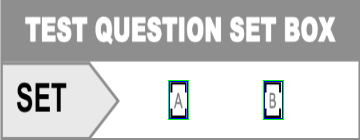
#> input picture reference/testset_box_blueprint_overlay.png, 360 x 140 px; its folder holds only this picture in this run
$ python -i calibrate_phase2_rois.py   (imports and definitions only)
#> lines starting #> are read from the running program, lines starting #| are printed output that depends on the picture; after the words box and inside, x2 and y2 are one past the last pixel; in counts of white or black regions, pixels touching at a corner belong together
"""
calibrate_phase2_rois.py — offline calibration script for Phase 2 marker ROI tightening.

Input:  all *.jpg / *.png images in capture6/
Output: per-image debug images in capture6/debug/  (folder opened automatically)
        per-corner statistics + recommended ROI constants to the terminal

Pipeline matches AnswerZoneProcessor / MarkerDetector:
  BGR -> grayscale -> CLAHE(3.0, 32x32) -> Otsu THRESH_BINARY_INV -> morph close (7x7 ellipse)

Candidate filter:
  bbox area  in [0.10x, 3.0x] expected  where expected = (imgW * 0.048)^2
  aspect     in [0.5, 2.0]
  solidity   >= 0.55  (rejects bracket cells, text, hollow shapes)

Search zone per corner: outermost SEARCH_FRAC in both axes.
Selection: composite score = 0.60 * dist_norm + 0.40 * (1 - solidity).
  Lower = better. Solidity component breaks ties when two candidates are equidistant
  from the corner (e.g. one real marker + one slightly-closer bracket cell).
Ambiguity: if 2nd-best composite score < best * AMBIGUITY_RATIO, the corner is skipped
  for that image rather than guessing (keeps statistics clean).

Recommended ROI constants: mean +/- STATS_SIGMA sigma per cx/imgW, cy/imgH, clamped [0,1].
Debug images: search zones (thin rect), detected bounding boxes + circles, and the
  recommended tight ROI rectangle (thick rect) overlaid after stats are computed.
"""

import os
import subprocess
import sys

import cv2
import numpy as np

# ── Paths ──────────────────────────────────────────────────────────────────────

SCRIPT_DIR  = os.path.dirname(os.path.abspath(__file__))
CAPTURE_DIR = os.path.normpath(os.path.join(SCRIPT_DIR, '..', 'capture6'))
DEBUG_DIR   = os.path.join(CAPTURE_DIR, 'debug')

# ── Configuration ──────────────────────────────────────────────────────────────

# Phase 2 landscape naming: TM=top-left, TR=top-right, BM=bottom-left, BR=bottom-right
CORNER_NAMES = ['TM', 'TR', 'BM', 'BR']

# BGR colors (OpenCV convention)
CORNER_COLORS = {
    'TM': (0,   0,   255),   # red
    'TR': (0,   200,  0),    # green
    'BM': (255,  0,   0),    # blue
    'BR': (0,   200, 255),   # yellow-orange
}

# (x_frac, y_frac) of the image corner each marker hugs
CORNER_IDEAL = {
    'TM': (0.0, 0.0),
    'TR': (1.0, 0.0),
    'BM': (0.0, 1.0),
    'BR': (1.0, 1.0),
}

# Zone width: outermost SEARCH_FRAC in both axes per corner.
# 0.35 covers 79/80 observed TM positions (the extreme outlier at cy=0.384 would need
# 0.40, but that zone is packed with bracket distractors and hurts all other corners).
SEARCH_FRAC = 0.35

# Candidate shape filters
AREA_LO     = 0.10   # fraction of expected area (lower bound)
AREA_HI     = 3.00   # fraction of expected area (upper bound)
SOL_MIN     = 0.55   # contour area / bbox area; rejects text, hollow blobs

# Selection: composite_score = DIST_W * dist_norm + SOL_W * (1 - solidity)
# dist_norm = dist_to_corner / image_diagonal.  Lower score = better candidate.
DIST_W      = 0.60
SOL_W       = 0.40

# Two candidates are ambiguous (corner skipped) when:
#   score_2nd < score_best * AMBIGUITY_RATIO
# i.e. 2nd-best is less than (AMBIGUITY_RATIO-1)*100% worse than best.
AMBIGUITY_RATIO = 1.20

STATS_SIGMA = 2.5   # ROI bounds = mean +/- STATS_SIGMA * std


# ── Helpers ────────────────────────────────────────────────────────────────────

def search_roi(imgW, imgH, corner):
    """(x0, y0, x1, y1) search zone for corner in pixel coords."""
    bx = int(imgW * SEARCH_FRAC)
    by = int(imgH * SEARCH_FRAC)
    if corner == 'TM':
        return 0,        0,        bx,    by
    if corner == 'TR':
        return imgW-bx,  0,        imgW,  by
    if corner == 'BM':
        return 0,        imgH-by,  bx,    imgH
    if corner == 'BR':
        return imgW-bx,  imgH-by,  imgW,  imgH
    raise ValueError(corner)


# [7 lines left out: function composite_score, not called in this run]


# ── Per-image processing ───────────────────────────────────────────────────────

def process_image(img_path):
    """
    Returns dict with keys: filename, imgW, imgH, detections, debug.
    detections maps corner -> {cx_frac, cy_frac, size_frac, bbox, cx_px, cy_px}.
    Returns None on file-read failure.
    """
    img = cv2.imread(img_path)
#> img is the input picture: shape (140, 360, 3); mean B, G, R 203.2, 203.3, 202.1
    if img is None:
        print(f"  [WARN] cannot read: {img_path}")
        return None

    imgH, imgW = img.shape[:2]
#> imgH = 140; imgW = 360
    filename   = os.path.basename(img_path)

    # ── Preprocessing (matches AnswerZoneProcessor / MarkerDetector) ──────────
    gray     = cv2.cvtColor(img, cv2.COLOR_BGR2GRAY)
    clahe    = cv2.createCLAHE(clipLimit=3.0, tileGridSize=(32, 32))
    enhanced = clahe.apply(gray)
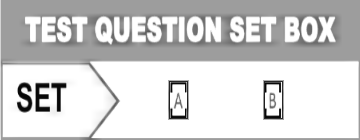
#> enhanced: shape (140, 360); min 6, max 255, mean 209.2
    _, binary = cv2.threshold(enhanced, 0, 255,
                              cv2.THRESH_BINARY_INV | cv2.THRESH_OTSU)
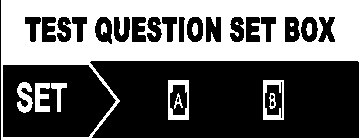
#> binary: shape (140, 360); 40.9% white; 15 white regions (4 under 20 px), largest, box (x1, y1, x2, y2) and area: (1, 0, 360, 140) 18713, (168, 80, 189, 120) 402, (263, 80, 284, 120) 384
    kernel = cv2.getStructuringElement(cv2.MORPH_ELLIPSE, (7, 7))
    binary = cv2.morphologyEx(binary, cv2.MORPH_CLOSE, kernel)
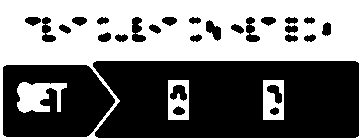
#> binary: shape (140, 360); 47.2% white; 4 white regions, box (x1, y1, x2, y2) and area: (0, 0, 360, 140) 21533, (17, 82, 67, 113) 1017, (263, 80, 284, 120) 636, (168, 80, 189, 120) 587

    # ── Candidate search ───────────────────────────────────────────────────────
    side          = imgW * 0.048
#> side = 17.28
    expected_area = side * side
#> expected_area = 298.6
    area_min      = expected_area * AREA_LO
#> area_min = 29.86
    area_max      = expected_area * AREA_HI
#> area_max = 895.8

    cnts, _ = cv2.findContours(binary.copy(), cv2.RETR_EXTERNAL,
                                cv2.CHAIN_APPROX_SIMPLE)
#> cnts = [[[0, 0], [0, 139], [359, 139], [359, 0]]]
    candidates = []
    for cnt in cnts:
        x, y, w, h = cv2.boundingRect(cnt)
        bbox_area  = w * h
        if bbox_area < area_min or bbox_area > area_max:
            continue
        if h == 0:
            continue
        asp = w / h
        if asp < 0.5 or asp > 2.0:
            continue
        sol = cv2.contourArea(cnt) / bbox_area
        if sol < SOL_MIN:
            continue
        candidates.append({
            'cx':     x + w / 2.0,
            'cy':     y + h / 2.0,
            'sol':    sol,
            'area_r': bbox_area / expected_area,
            'bbox':   (x, y, w, h),
        })
#> this loop made 1 pass
#> (cnt, x, y, w, h, bbox_area) on pass 1: ([[0, 0], [0, 139], [359, 139], [359, 0]], 0, 0, 360, 140, 50400)
#> after the loop, candidates = []

    # ── Per-corner assignment ──────────────────────────────────────────────────
    detections = {}
    for corner in CORNER_NAMES:
        x0, y0, x1, y1 = search_roi(imgW, imgH, corner)
        zone = [c for c in candidates
                if x0 <= c['cx'] < x1 and y0 <= c['cy'] < y1]

        if not zone:
            print(f"  [WARN] {filename}: no candidate for {corner}")
            continue

        zone.sort(key=lambda c: composite_score(
            c['cx'], c['cy'], imgW, imgH, corner, c['sol']))
        best_s = composite_score(
            zone[0]['cx'], zone[0]['cy'], imgW, imgH, corner, zone[0]['sol'])

        if len(zone) > 1:
            sec_s = composite_score(
                zone[1]['cx'], zone[1]['cy'], imgW, imgH, corner, zone[1]['sol'])
            if sec_s < best_s * AMBIGUITY_RATIO:
                print(f"  [WARN] {filename}: ambiguous {corner} "
                      f"(score best={best_s:.3f} 2nd={sec_s:.3f}) — skipped")
                continue

        best = zone[0]
        detections[corner] = {
            'cx_frac':   best['cx'] / imgW,
            'cy_frac':   best['cy'] / imgH,
            'size_frac': float(np.sqrt(best['area_r'] * expected_area)) / imgW,
            'bbox':      best['bbox'],
            'cx_px':     best['cx'],
            'cy_px':     best['cy'],
        }
#> after the loop, detections = 0 items

    # ── Build base debug image (search zones + detections; tight ROI added later) ──
    debug = img.copy()

    for corner in CORNER_NAMES:
        x0, y0, x1, y1 = search_roi(imgW, imgH, corner)
        cv2.rectangle(debug, (x0, y0), (x1-1, y1-1), CORNER_COLORS[corner], 1)
#> this loop made 4 passes
#> (x0, y0, x1, y1) on passes 1 to 4: (0, 0, 125, 49), (235, 0, 360, 49), (0, 91, 125, 140), (235, 91, 360, 140)
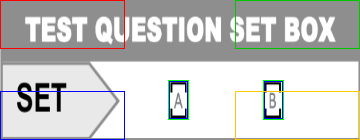
#> debug: shape (140, 360, 3); 2.73% of pixels changed, all inside (x1, y1, x2, y2) = (0, 0, 360, 140)

    for corner, det in detections.items():
        color = CORNER_COLORS[corner]
        bx, by, bw, bh = det['bbox']
        cv2.rectangle(debug, (bx, by), (bx+bw, by+bh), color, 2)
        cv2.circle(debug, (int(det['cx_px']), int(det['cy_px'])), 8, color, -1)
        cv2.circle(debug, (int(det['cx_px']), int(det['cy_px'])), 8, (255,255,255), 1)
        cv2.putText(debug, corner,
                    (bx + 2, by + bh + 14),
                    cv2.FONT_HERSHEY_SIMPLEX, 0.5, color, 1, cv2.LINE_AA)
#> this loop made 0 passes

    return {
        'filename':   filename,
        'imgW':       imgW,
        'imgH':       imgH,
        'detections': detections,
        'debug':      debug,
    }


# ── Statistics ─────────────────────────────────────────────────────────────────

# [131 lines left out: functions compute_stats, print_stats, finalize_debug, main, not called in this run]


# [2 lines not run here, left out]

>>> result = process_image('../reference/testset_box_blueprint_overlay.png')
#> result = 5 items

$ run again, on reference/box_detection_overlay.png
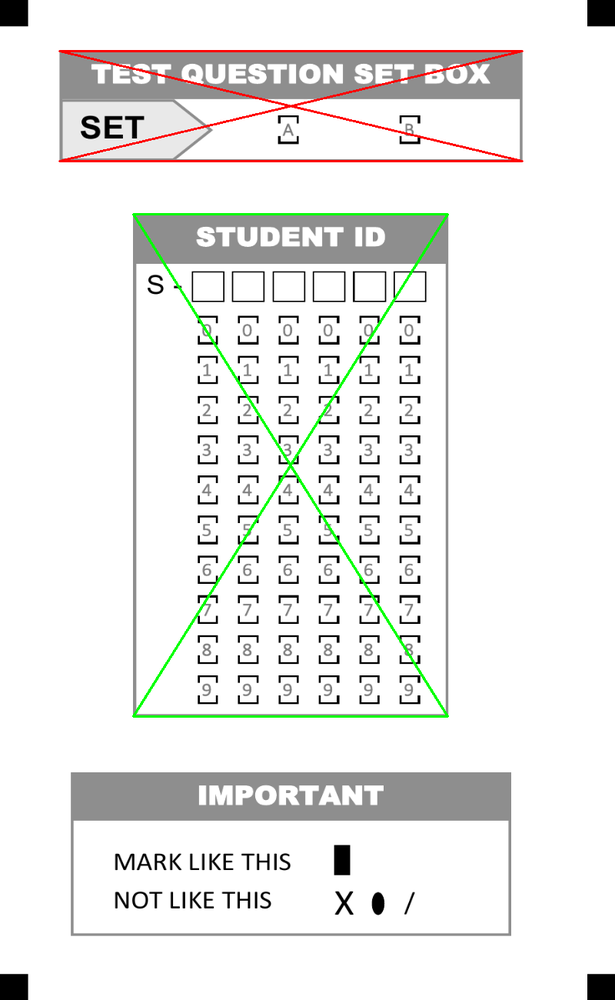
#> input picture reference/box_detection_overlay.png, 615 x 1000 px, shrunk from 800 x 1300 before the run
#> in process_image, img is the input picture: shape (1000, 615, 3); mean B, G, R 234.2, 236.1, 235.9
#> in process_image, `binary = cv2.morphologyEx(binary, cv2.MORPH_CLOSE, kernel)`:
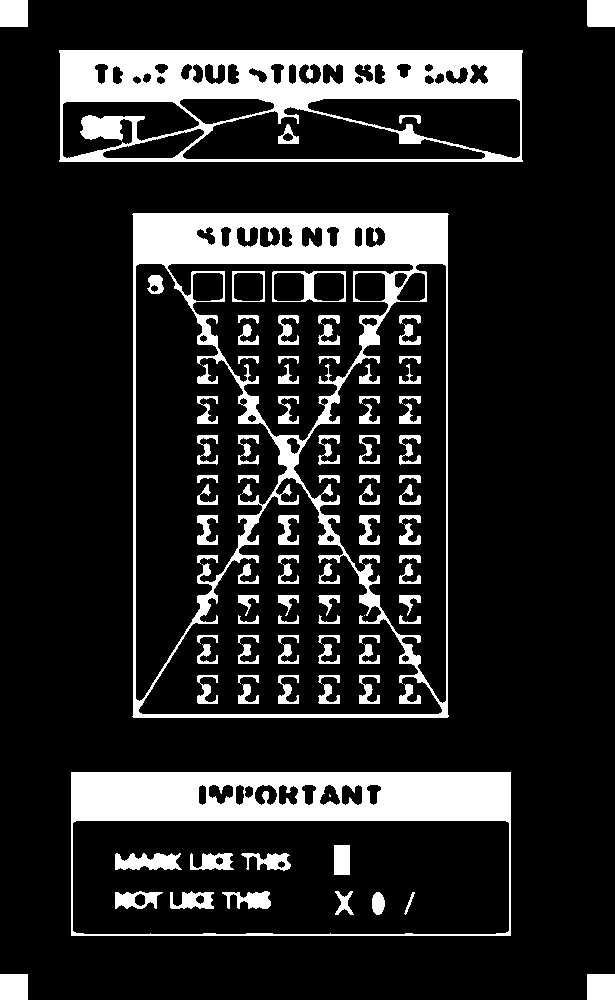
#> binary: shape (1000, 615); 15.2% white; 98 white regions (2 under 20 px)
#> cnts = 7 contours; box (x1, y1, x2, y2) and area: (132, 213, 449, 718) 158261, (71, 772, 511, 936) 71557, (59, 50, 523, 162) 51179, (0, 0, 28, 27) 702, (587, 0, 615, 27) 702, (587, 974, 615, 1000) 675, (0, 974, 28, 1000) 675
#> the loop in process_image, `for cnt in cnts:` made 7 passes
#> (cnt, x, y, w, h, bbox_area, asp, sol) on passes 1, 2, 7: ([[587, 974], [587, 999], [614, 999], [614, 974]], 587, 974, 28, 26, 728, 1.08, 0.927), ([[0, 974], [0, 999], [27, 999], [27, 974]], 0, 974, 28, 26, 728, 1.08, 0.927), ([[0, 0], [0, 26], [27, 26], [27, 0]], 0, 0, 28, 27, 756, 1.04, 0.929)
#> after the loop in process_image, `for cnt in cnts:`: candidates = 4 items
#> the loop in process_image, `for corner in CORNER_NAMES:` made 4 passes
#> best_s on passes 1 to 4: 0.0385, 0.0388, 0.0389, 0.0389
#> the loop in process_image, `for corner in CORNER_NAMES:` made 4 passes
#> (x0, y0, x1, y1) on passes 1 to 4: (0, 0, 215, 350), (400, 0, 615, 350), (0, 650, 215, 1000), (400, 650, 615, 1000)
#> the loop in process_image, `for corner, det in detections.items():` made 4 passes
#> (corner, color, bx, by, bh) on passes 1 to 4: ('TM', (0, 0, 255), 0, 0, 27), ('TR', (0, 200, 0), 587, 0, 27), ('BM', (255, 0, 0), 0, 974, 26), ('BR', (0, 200, 255), 587, 974, 26)
#> after the loop in process_image, `for corner, det in detections.items():`:
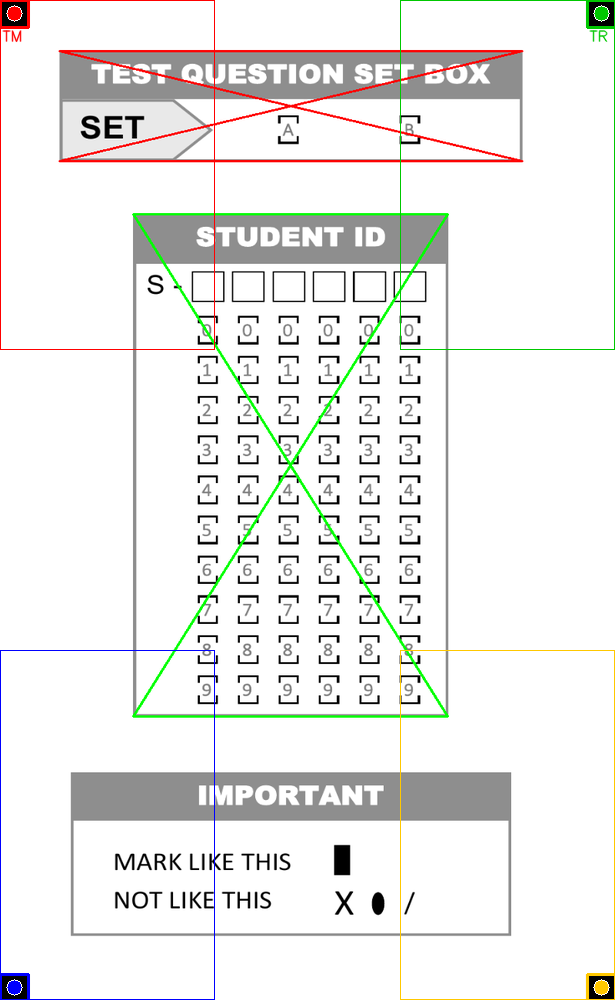
#> debug: shape (1000, 615, 3); mean B, G, R 233, 235.2, 235.3
#> result = 5 items

$ run again, on reference/debug_ans_block1.png
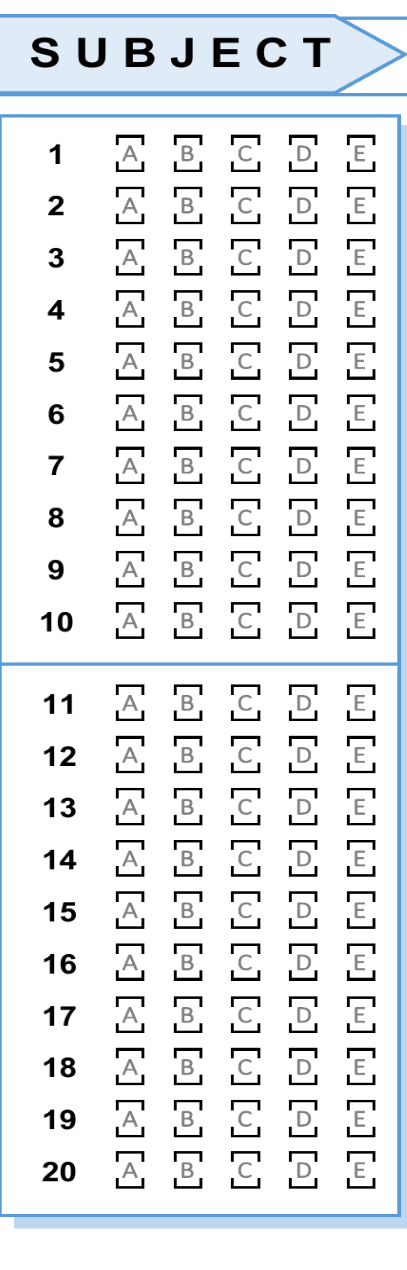
#> input picture reference/debug_ans_block1.png, 407 x 1270 px
#> in process_image, img is the input picture: shape (1270, 407, 3); mean B, G, R 235.5, 232.9, 230.1
#> in process_image, `binary = cv2.morphologyEx(binary, cv2.MORPH_CLOSE, kernel)`:
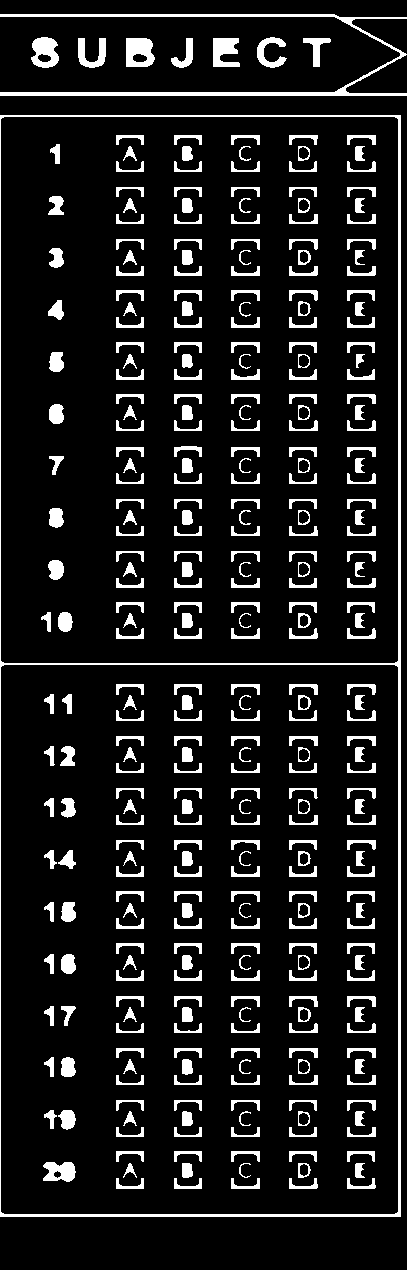
#> binary: shape (1270, 407); 10.5% white; 339 white regions
#> cnts = 9 contours; largest, box (x1, y1, x2, y2) and area: (0, 115, 401, 1217) 440400, (0, 14, 407, 96) 2235, (126, 38, 155, 67) 708, (31, 37, 59, 68) 629, (213, 38, 240, 67) 512
#> the loop in process_image, `for cnt in cnts:` made 9 passes
#> (x, y, w, h, bbox_area, asp, sol) on passes 2 to 8: (303, 38, 28, 29, 812, 0.966, 0.323), (213, 38, 27, 29, 783, 0.931, 0.653), (171, 38, 22, 30, 660, 0.733, 0.379), (126, 38, 29, 29, 841, 1, 0.842), (78, 38, 28, 30, 840, 0.933, 0.456), (257, 37, 30, 31, 930, 0.968, 0.387), (31, 37, 28, 31, 868, 0.903, 0.725)
#> after the loop in process_image, `for cnt in cnts:`: candidates = 3 items
#> the loop in process_image, `for corner in CORNER_NAMES:` made 4 passes
#> (best_s, sec_s) on pass 1: (0.131, 0.141)
#> (printed output is left out)
#> after the loop in process_image, `for corner in CORNER_NAMES:`: detections = 0 items
#> the loop in process_image, `for corner in CORNER_NAMES:` made 4 passes
#> (x0, y0, x1, y1) on passes 1 to 4: (0, 0, 142, 444), (265, 0, 407, 444), (0, 826, 142, 1270), (265, 826, 407, 1270)
#> after the loop in process_image, `for corner in CORNER_NAMES:`:
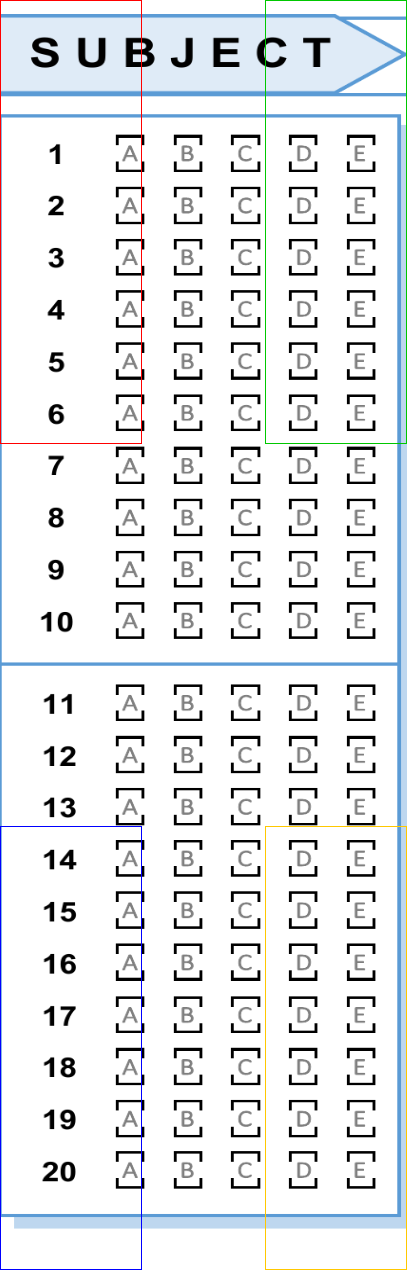
#> debug: shape (1270, 407, 3); 0.9% of pixels changed, all inside (x1, y1, x2, y2) = (0, 0, 407, 1270)
#> result = 5 items

$ run again, on reference/debug_ans_block1_top.png
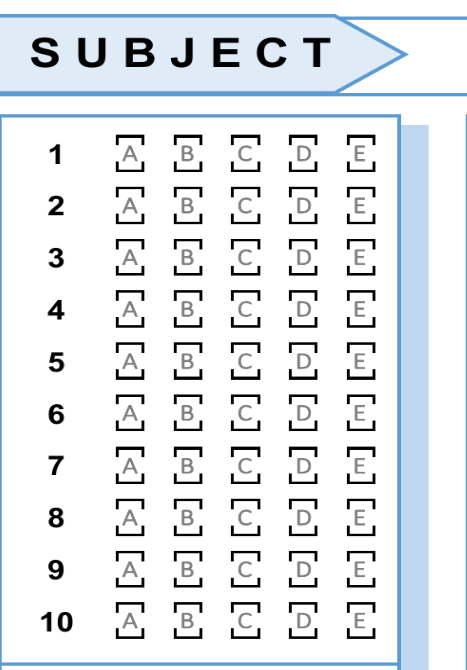
#> input picture reference/debug_ans_block1_top.png, 467 x 670 px
#> in process_image, img is the input picture: shape (670, 467, 3); mean B, G, R 236.8, 232.8, 228.4
#> in process_image, `binary = cv2.morphologyEx(binary, cv2.MORPH_CLOSE, kernel)`:
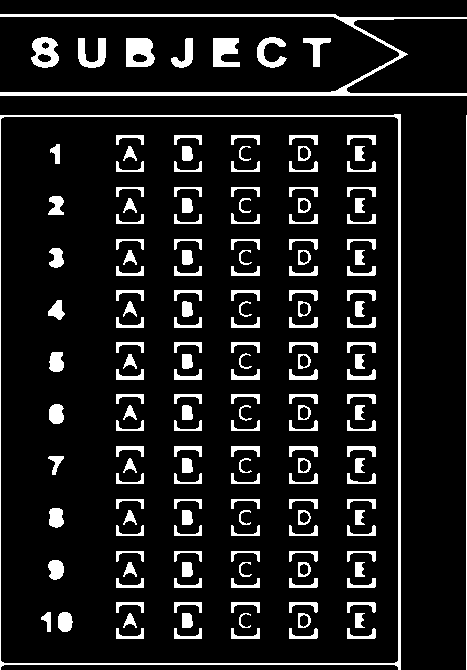
#> binary: shape (670, 467); 10.3% white; 171 white regions
#> cnts = 10 contours, 1 with area under 20; largest, box (x1, y1, x2, y2) and area: (0, 114, 401, 670) 219628, (0, 14, 467, 96) 2554, (126, 38, 155, 67) 712, (31, 37, 59, 68) 628, (213, 38, 240, 67) 528
#> the loop in process_image, `for cnt in cnts:` made 10 passes
#> (x, y, w, h, bbox_area, asp, sol) on passes 3 to 9: (303, 38, 28, 29, 812, 0.966, 0.323), (213, 38, 27, 29, 783, 0.931, 0.674), (171, 38, 22, 30, 660, 0.733, 0.411), (126, 38, 29, 29, 841, 1, 0.847), (78, 38, 28, 30, 840, 0.933, 0.49), (257, 37, 30, 31, 930, 0.968, 0.399), (31, 37, 28, 31, 868, 0.903, 0.724)
#> after the loop in process_image, `for cnt in cnts:`: candidates = 3 items
#> the loop in process_image, `for corner in CORNER_NAMES:` made 4 passes
#> (best_s, sec_s) on pass 1: (0.161, 0.171)
#> (printed output is left out)
#> after the loop in process_image, `for corner in CORNER_NAMES:`: detections = 0 items
#> the loop in process_image, `for corner in CORNER_NAMES:` made 4 passes
#> (x0, y0, x1, y1) on passes 1 to 4: (0, 0, 163, 234), (304, 0, 467, 234), (0, 436, 163, 670), (304, 436, 467, 670)
#> after the loop in process_image, `for corner in CORNER_NAMES:`:
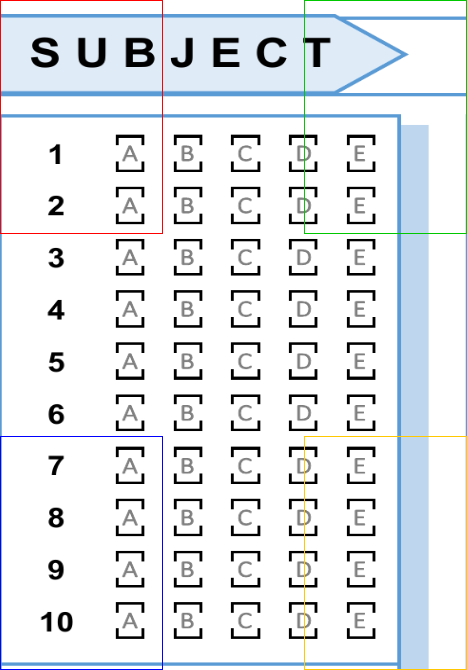
#> debug: shape (670, 467, 3); 1.01% of pixels changed, all inside (x1, y1, x2, y2) = (0, 0, 467, 670)
#> result = 5 items
